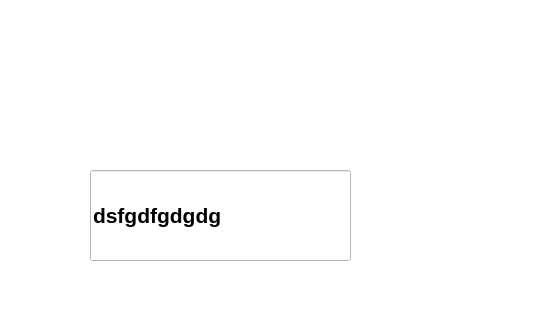
<?xml version="1.0" encoding="UTF-8"?>
<ui version="4.0">
 <class>Form</class>
 <widget class="QWidget" name="Form">
  <property name="geometry">
   <rect>
    <x>0</x>
    <y>0</y>
    <width>550</width>
    <height>322</height>
   </rect>
  </property>
  <property name="windowTitle">
   <string>Form</string>
  </property>
  <property name="styleSheet">
   <string notr="true">background-color:white</string>
  </property>
  <widget class="QLineEdit" name="lineEdit">
   <property name="geometry">
    <rect>
     <x>90</x>
     <y>170</y>
     <width>261</width>
     <height>91</height>
    </rect>
   </property>
   <property name="font">
    <font>
     <pointsize>16</pointsize>
     <weight>75</weight>
     <bold>true</bold>
    </font>
   </property>
   <property name="styleSheet">
    <string notr="true">border-image: url(:/icons/Datas/icons/assistant.png);</string>
   </property>
   <property name="text">
    <string>dsfgdfgdgdg</string>
   </property>
   <property name="readOnly">
    <bool>true</bool>
   </property>
  </widget>
 </widget>
 <resources>
  <include location="denn.qrc"/>
 </resources>
 <connections/>
</ui>
